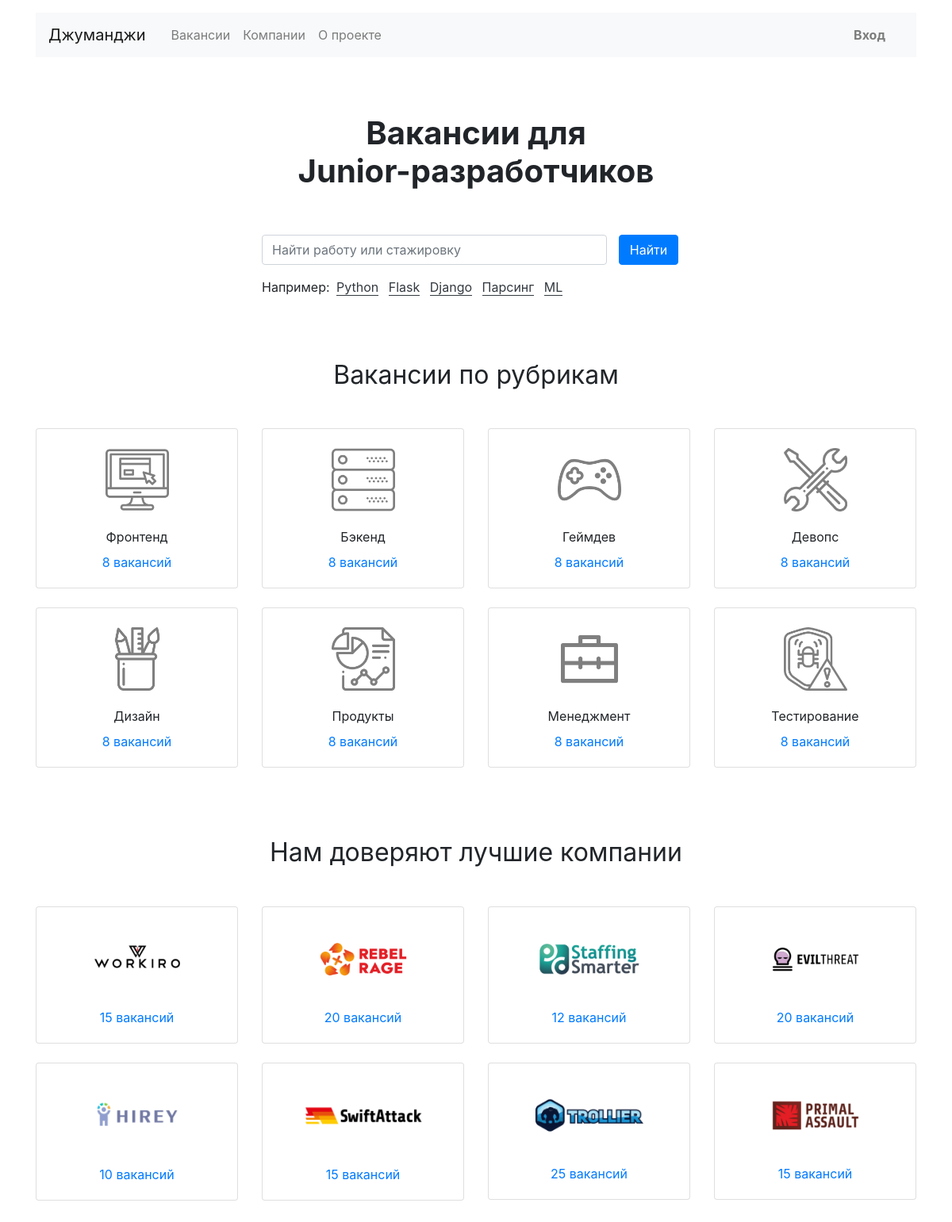
The page / on the database its author committed.
### jobs/models.py (models this page shows, shortened)
class Specialty(models.Model):
    code = models.CharField(max_length=50)
    title = models.CharField(max_length=50, unique=True)
    picture = models.ImageField()

class Company(models.Model):
    name = models.CharField(max_length=50, unique=True)
    location = models.CharField(max_length=50)
    logo = models.ImageField()
    description = models.TextField()
    employee_count = models.PositiveSmallIntegerField()

### jobs/views.py (the view)
# urls.py: path('', IndexView.as_view()),
class IndexView(View):
    def get(self, request):
        context = {
            "jobs": Vacancy.objects.all(),
            "specialties": Specialty.objects.all(),
            "companies": Company.objects.all(),
        }
        return render(request, "index.html", context)

### django_jobs/context_processors.py (called while the page is built)
def statistics(request):
    context = {
        'navbar': [
            {'name': 'Вакансии', 'link': '/vacancies'},
            {'name': 'Компании', 'link': '/companies'},
            {'name': 'О проекте', 'link': '/about'},
        ],
    }
    return context

### templates/index.html
{% extends 'base.html' %}
{% block content %}
    <main class="container mt-3">
        <section>
            <h1 class="h1 text-center mx-auto mt-4 py-5"><strong>Вакансии для <br>Junior-разработчиков</strong></h1>
            <div class="row">
                <div class="col-12 col-md-8 col-lg-6 offset-lg-3 offset-md-2">
                    <form class="form-inline mb-3">
                        <div class="form-group col-8 col-md-10 pl-0">
                            <input class="form-control w-100" type="search" placeholder="Найти работу или стажировку"
                                   aria-label="Найти работу или стажировку">
                        </div>
                        <div class="form-group col-4 col-md-2 pl-0">
                            <button class="btn btn-primary w-100" type="submit">Найти</button>
                        </div>
                    </form>
                    <p>Например:
                        <a href="#" class="text-dark border-bottom border-dark m-1 text-decoration-none">Python</a>
                        <a href="#" class="text-dark border-bottom border-dark m-1 text-decoration-none">Flask</a>
                        <a href="#" class="text-dark border-bottom border-dark m-1 text-decoration-none">Django</a>
                        <a href="#" class="text-dark border-bottom border-dark m-1 text-decoration-none">Парсинг</a>
                        <a href="#" class="text-dark border-bottom border-dark m-1 text-decoration-none">ML</a>
                    </p>
                </div>
            </div>
        </section>
        <section class="mt-5 pt-3">
            <h2 class="h2 font-weight-normal text-center mb-5">Вакансии по рубрикам</h2>
            <div class="row mb-0">
                {% for specialty in specialties %}
                <div class="col-6 col-md-6 col-lg-3">
                    <div class="card pt-4 text-center mb-4">
                        <img class="mx-auto d-block" src="{{ specialty.picture }}" width="80" height="80" alt="">
                        <div class="card-body">
                            <p class="card-text mb-2">{{ specialty.title }}</p>
                            <p class="card-text"><a href="vacancies/cat/{{ specialty.code }}">8 вакансий</a></p>
                        </div>
                    </div>
                </div>
                {% endfor %}
            </div>
        </section>
        <section class="my-5 pt-3">
            <h2 class="h2 font-weight-normal text-center mb-5">Нам доверяют лучшие компании</h2>
            <div class="row mb-0">
                {% for company in companies %}
                <div class="col-6 col-md-6 col-lg-3">
                    <div class="card pt-4 text-center mb-4">
                        <a href="companies/{{ company.id }}" style="max-width: 150px;" class="mx-auto d-block">
                            <img class="mx-auto d-block mw-100" src="{{ company.logo }}" alt="">
                        </a>
                        <div class="card-body">
                            <p class="card-text"><a href="companies/1">{{ company.employee_count }} вакансий</a></p>
                        </div>
                    </div>
                </div>
                {% endfor %}
            </div>
        </section>
    </main>
{% endblock %}

### templates/base.html (shortened to what this page needs)
<!DOCTYPE html>
<html lang="ru">
<head>
    <link rel="stylesheet" href="https://stackpath.bootstrapcdn.com/bootstrap/4.3.1/css/bootstrap.min.css"
>
</head>
<body>
<header class="container mt-3">
    <nav class="navbar navbar-expand-lg navbar-light bg-light">
        <a class="navbar-brand mr-4" href="/">Джуманджи</a>
        <div class="collapse navbar-collapse justify-content-between" id="navbarNav">
            <ul class="navbar-nav col-10">
                {% for item in navbar %}
                    <li class="nav-item">
                        <a class="nav-link
                        " href="{{ item.link }}">{{ item.name }}</a>
                    </li>
                {% endfor %}
            </ul>
            <ul class="navbar-nav col-2 justify-content-end">
                <li class="nav-item">
                    <a href="#" class="nav-link font-weight-bold">Вход</a>
                </li>
            </ul>
        </div>
    </nav>
</header>
{% block content %}
{% endblock %}
</body>
</html>

### rows shown on the page
Specialty: picture (picture), title "Фронтенд"
Specialty: picture (picture), title "Бэкенд"
Specialty: picture (picture), title "Геймдев"
Specialty: picture (picture), title "Девопс"
Specialty: picture (picture), title "Дизайн"
Specialty: picture (picture), title "Продукты"
Specialty: picture (picture), title "Менеджмент"
Specialty: picture (picture), title "Тестирование"
Company: {{ company.id }} 1 (drawn), logo (picture), employee_count "15"
Company: logo (picture), employee_count "20"
Company: logo (picture), employee_count "12"
Company: logo (picture), employee_count "20"
Company: logo (picture), employee_count "10"
Company: logo (picture), employee_count "15"
Company: logo (picture), employee_count "25"
Company: logo (picture), employee_count "15"

### other values the page prints
{{ item.name }} "Вакансии" "Компании" "О проекте"
